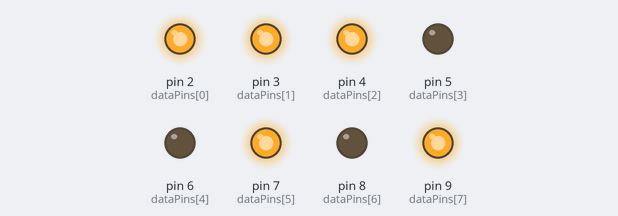
This sketch was run on a simulated Arduino Uno, built with avr-gcc and run on an emulated ATmega328P. On the bench: output pins drawn as LEDs (lit = HIGH). Random numbers use the default seed unless the sketch sets one; pins used as bus, display or sensor lines are not drawn.

Above: at 0.1 s.
At 4.1 s:
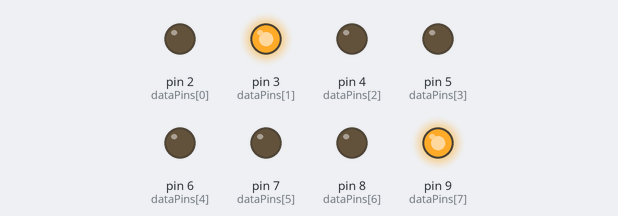
At 9.1 s:
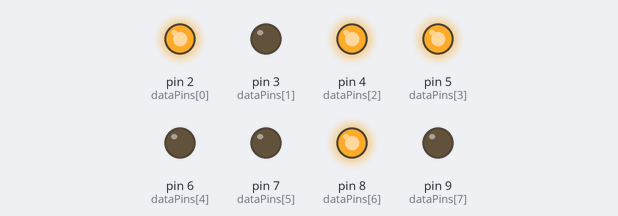
At 19.1 s:
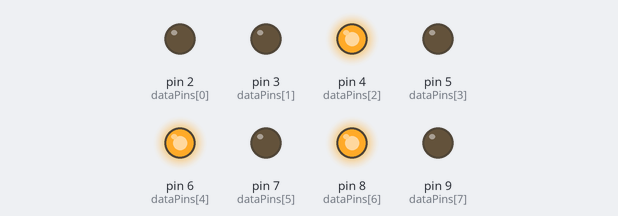
At 29.1 s:
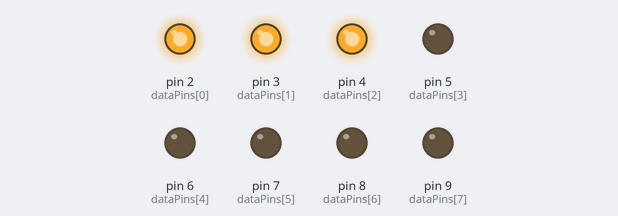
At 39.1 s:
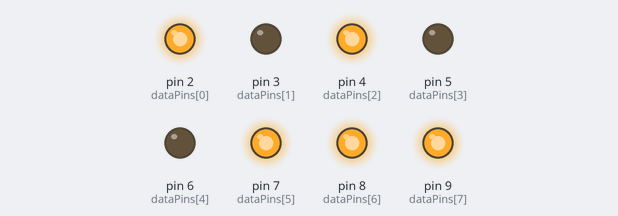
Timing chart, 0 to 40.0 s (numbered marks = the images above):
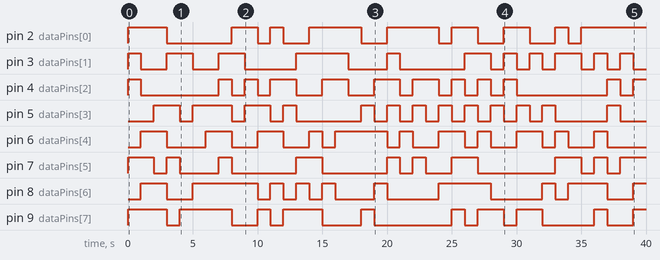

Measured:
- by itself, pin 2 (dataPins[0]): LOW → HIGH at 0.00 s, → LOW 3.0 s later, → HIGH 5.0 s later, → LOW 2.0 s later, … (17 changes in this stretch)
- by itself, pin 3 (dataPins[1]): LOW → HIGH at 0.00 s, → LOW 1.0 s later, → HIGH 2.0 s later, → LOW 2.0 s later, … (22 changes in this stretch)
- by itself, pin 4 (dataPins[2]): LOW → HIGH at 0.00 s, → LOW 1.0 s later, → HIGH 6.0 s later, → LOW 1.0 s later, … (23 changes in this stretch)
- by itself, pin 5 (dataPins[3]): LOW → HIGH at 2.0 s, → LOW 2.0 s later, → HIGH 1.0 s later, → LOW 3.0 s later, … (26 changes in this stretch)
- by itself, pin 6 (dataPins[4]): LOW → HIGH at 1.0 s, → LOW 2.0 s later, → HIGH 3.0 s later, → LOW 2.0 s later, … (22 changes in this stretch)
- by itself, pin 7 (dataPins[5]): LOW → HIGH at 0.00 s, → LOW 2.0 s later, → HIGH 1.0 s later, → LOW 1.0 s later, … (19 changes in this stretch)
- by itself, pin 8 (dataPins[6]): LOW → HIGH at 1.0 s, → LOW 2.0 s later, → HIGH 2.0 s later, → LOW 5.0 s later, … (19 changes in this stretch)
- by itself, pin 9 (dataPins[7]): LOW → HIGH at 0.00 s, → LOW 3.0 s later, → HIGH 1.0 s later, → LOW 4.0 s later, … (19 changes in this stretch)

The sketch:

12_Parallel_Com_UnoA_Uno.ino
```cpp
// Parallel Communication - Transmitter (Uno A)

int dataPins[8] = {2, 3, 4, 5, 6, 7, 8, 9};
int strobePin = 10;

void setup() {
  for (int i = 0; i < 8; i++) {
    pinMode(dataPins[i], OUTPUT);
  }
  pinMode(strobePin, OUTPUT);
  digitalWrite(strobePin, LOW);
}

void loop() {
  byte value = random(0, 256); // generate random 8-bit number

  // put value on data pins
  for (int i = 0; i < 8; i++) {
    digitalWrite(dataPins[i], (value >> i) & 1);
  }

  // send strobe pulse
  digitalWrite(strobePin, HIGH);
  delayMicroseconds(10);
  digitalWrite(strobePin, LOW);

  delay(1000);
}
```
